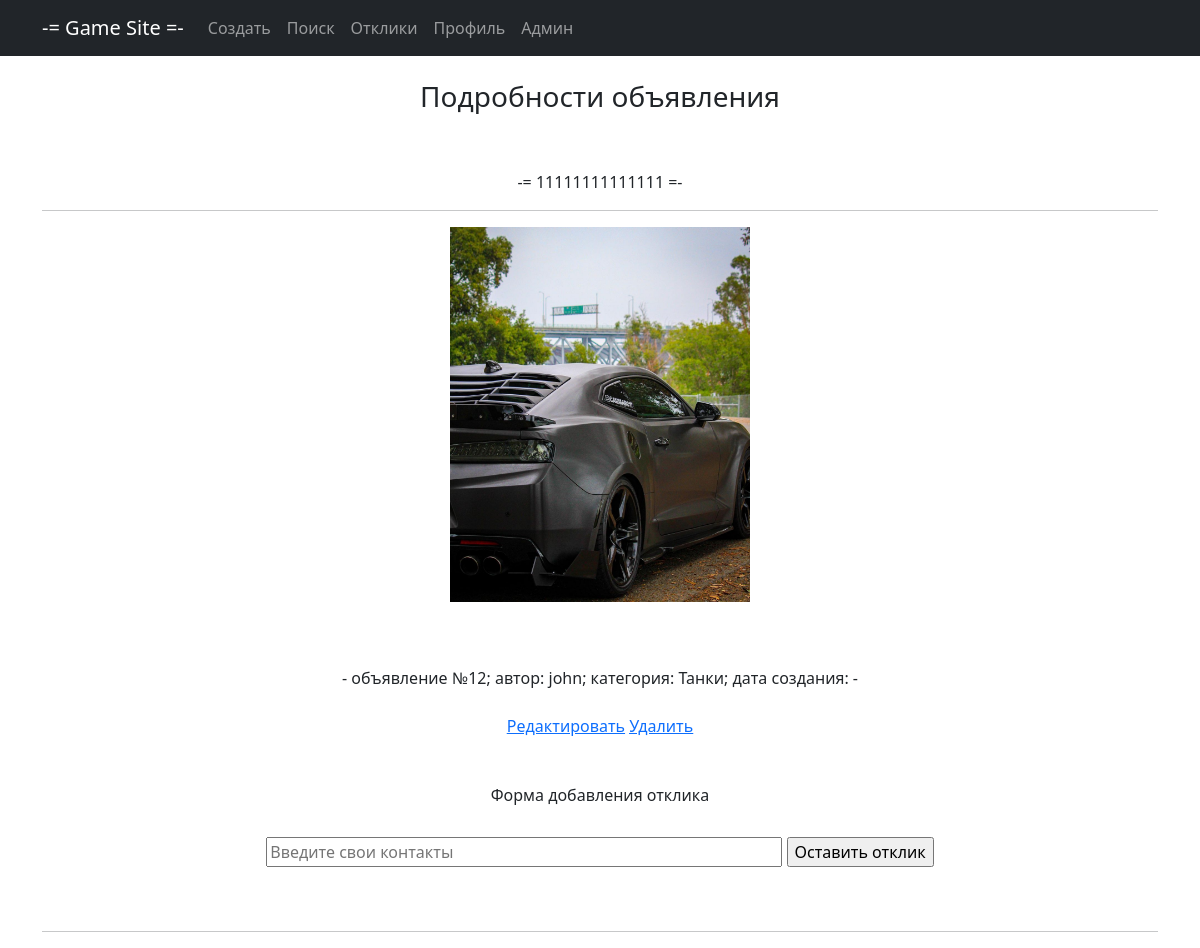
Before: /detail/12/ with the older database file.
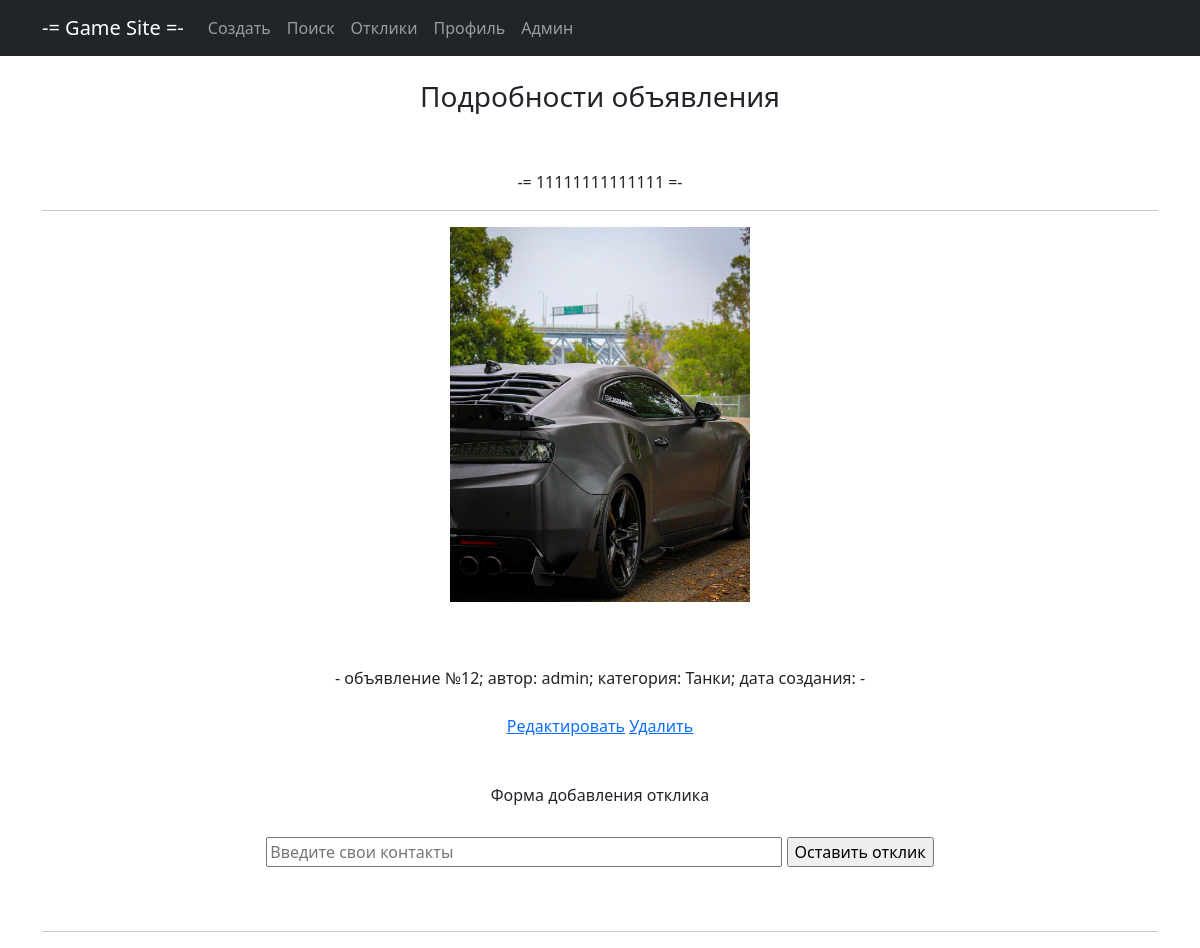
After: the same page with the newer database file.
### main/models.py (models this page shows, shortened)
class Note(models.Model):
    title = models.CharField(max_length=128, verbose_name='Название')
    content = RichTextUploadingField(verbose_name='Контент')
    datetime = models.DateTimeField(auto_now_add=True, verbose_name='Дата создания')
    user = models.ForeignKey(User, blank=True, null=True, on_delete=models.CASCADE, verbose_name='Пользователь')
    category = models.ForeignKey(Category, on_delete=models.CASCADE, verbose_name='Категория')

class Category(models.Model):
    name = models.CharField(max_length=64, unique=True, verbose_name='Название')
    def __str__(self):
        return f'{self.name}'

### main/views.py (the view, shortened to what this page needs)
# urls.py: path('detail/<int:pk>/', NoteDetail.as_view(), name='detail'),
class NoteDetail(DetailView):
    template_name = 'note_detail.html'
    queryset = Note.objects.all()
    form = ResponseForm
    extra_context = {'form': ResponseForm}

### templates/note_detail.html (shortened to what this page needs)
{% extends 'static/default.html' %}
{% block content %}<br>
<h3>Подробности объявления</h3><br><br>
-= {{ note.title }} =-<br>
<hr>
{{ note.content | safe }}<br><br>
- объявление №{{ note.pk }}; автор: {{ note.user }}; категория: {{ note.category }}; дата создания: {{ note.dateCreation }} -<br><br>
<a href="{% url 'edit' note.id %}"><u>Редактировать</u></a>
<a href="{% url 'delete' note.id %}"><u>Удалить</u></a><br><br><br>
<h6>Форма добавления отклика</h6><br>
<form method="POST">
    {{ form.content }}
    <input type="submit" value="Оставить отклик">
</form><br><br>
<hr>
{% endblock content %}

Changed rows visible on the page:
changed Note "Танки": user "john" → "admin"
